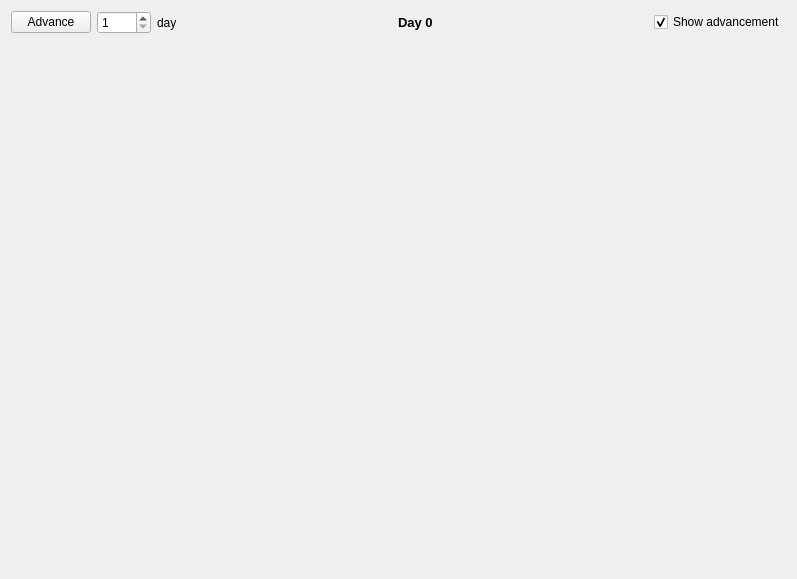
<?xml version="1.0" encoding="UTF-8"?>
<ui version="4.0">
 <class>Puzzle_2020_24_Display</class>
 <widget class="QWidget" name="Puzzle_2020_24_Display">
  <property name="geometry">
   <rect>
    <x>0</x>
    <y>0</y>
    <width>797</width>
    <height>579</height>
   </rect>
  </property>
  <property name="windowTitle">
   <string>Island Resort Lobby</string>
  </property>
  <layout class="QVBoxLayout" name="verticalLayout">
   <item>
    <layout class="QHBoxLayout" name="horizontalLayout">
     <item alignment="Qt::AlignLeft">
      <widget class="QPushButton" name="m_push_button_advance">
       <property name="text">
        <string>Advance</string>
       </property>
      </widget>
     </item>
     <item alignment="Qt::AlignLeft">
      <widget class="QSpinBox" name="m_spin_box_nb_days">
       <property name="minimum">
        <number>1</number>
       </property>
       <property name="maximum">
        <number>1000</number>
       </property>
      </widget>
     </item>
     <item alignment="Qt::AlignLeft">
      <widget class="QLabel" name="m_label_days">
       <property name="text">
        <string>day</string>
       </property>
      </widget>
     </item>
     <item>
      <spacer name="horizontalSpacer_2">
       <property name="orientation">
        <enum>Qt::Horizontal</enum>
       </property>
       <property name="sizeHint" stdset="0">
        <size>
         <width>40</width>
         <height>20</height>
        </size>
       </property>
      </spacer>
     </item>
     <item>
      <widget class="QLabel" name="m_label_day">
       <property name="font">
        <font>
         <pointsize>10</pointsize>
         <weight>75</weight>
         <bold>true</bold>
        </font>
       </property>
       <property name="text">
        <string>Day 0</string>
       </property>
      </widget>
     </item>
     <item>
      <spacer name="horizontalSpacer">
       <property name="orientation">
        <enum>Qt::Horizontal</enum>
       </property>
       <property name="sizeHint" stdset="0">
        <size>
         <width>40</width>
         <height>20</height>
        </size>
       </property>
      </spacer>
     </item>
     <item>
      <widget class="QCheckBox" name="m_check_box_show_advancement">
       <property name="text">
        <string>Show advancement</string>
       </property>
       <property name="checked">
        <bool>true</bool>
       </property>
      </widget>
     </item>
    </layout>
   </item>
   <item>
    <widget class="Puzzle_2020_24_View" name="m_view" native="true">
     <property name="sizePolicy">
      <sizepolicy hsizetype="Preferred" vsizetype="Minimum">
       <horstretch>0</horstretch>
       <verstretch>0</verstretch>
      </sizepolicy>
     </property>
    </widget>
   </item>
  </layout>
 </widget>
 <customwidgets>
  <customwidget>
   <class>Puzzle_2020_24_View</class>
   <extends>QWidget</extends>
   <header>solvers/2020/display/puzzle_2020_24/puzzle_2020_24_view.h</header>
   <container>1</container>
  </customwidget>
 </customwidgets>
 <resources/>
 <connections/>
</ui>
